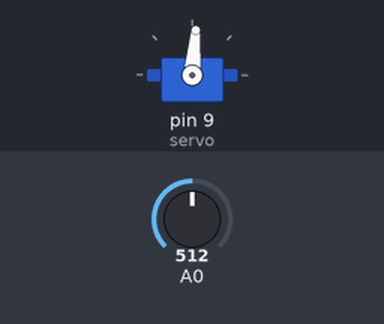
The sketch below on a simulated Arduino Uno, built with avr-gcc and run on an emulated ATmega328P. Shown: servo. Inputs (shaded band) come from the test bench; at power-on: A0 = 512.

Above: at 1.2 s.
1.3 s: A0 set to 716
At 2.5 s:
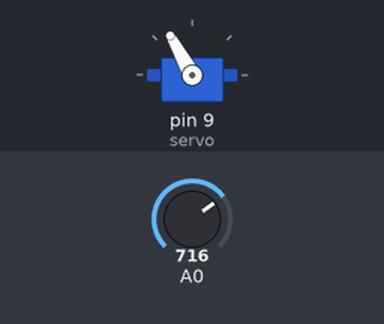
2.8 s: A0 set to 900
At 3.8 s:
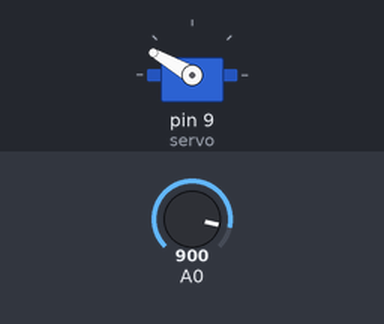
4.3 s: A0 set to 1023
At 5.0 s:
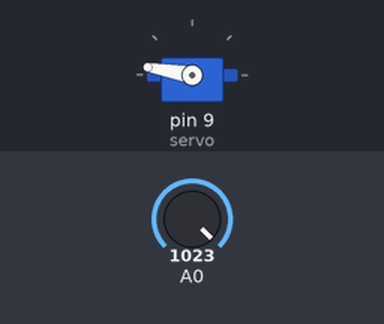
5.8 s: A0 set to 306
At 6.1 s:
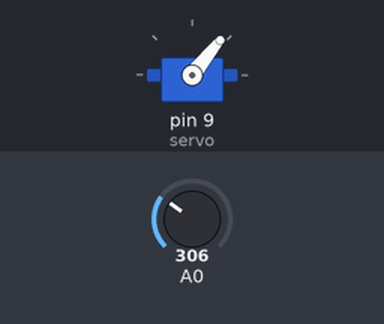
7.3 s: A0 set to 122
At 8.4 s:
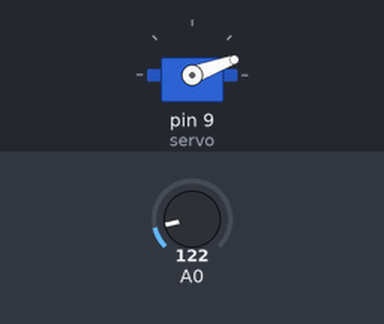
8.8 s: A0 set to 511
At 9.6 s:
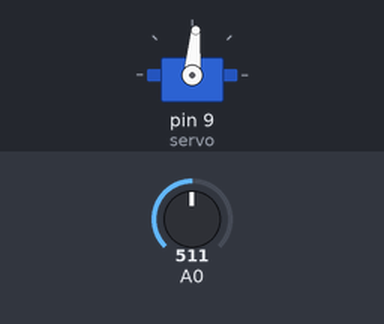
Timing chart, 0 to 11.3 s (numbered marks = the images above; inputs shaded):
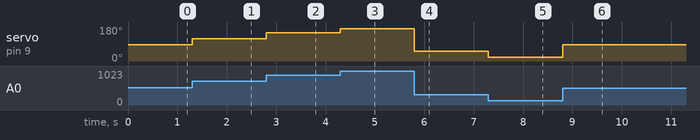

The sketch:

pwm-servo-motor.ino
```cpp
#include <Servo.h>

Servo servo;

void setup() { servo.attach(9); }

void loop() {
	int value = analogRead(A0);
	int angle = value / 6;

	servo.write(angle);
}
```

Measured:
- after the input at 1.3 s, servo on pin 9 (servo): 85° → 119° at once
- after the input at 2.8 s, servo on pin 9 (servo): 119° → 150° at once
- after the input at 4.3 s, servo on pin 9 (servo): 150° → 170° at once
- after the input at 5.8 s, servo on pin 9 (servo): 170° → 51° at once
- after the input at 7.3 s, servo on pin 9 (servo): 51° → 20° at once
- after the input at 8.8 s, servo on pin 9 (servo): 20° → 85° at once
